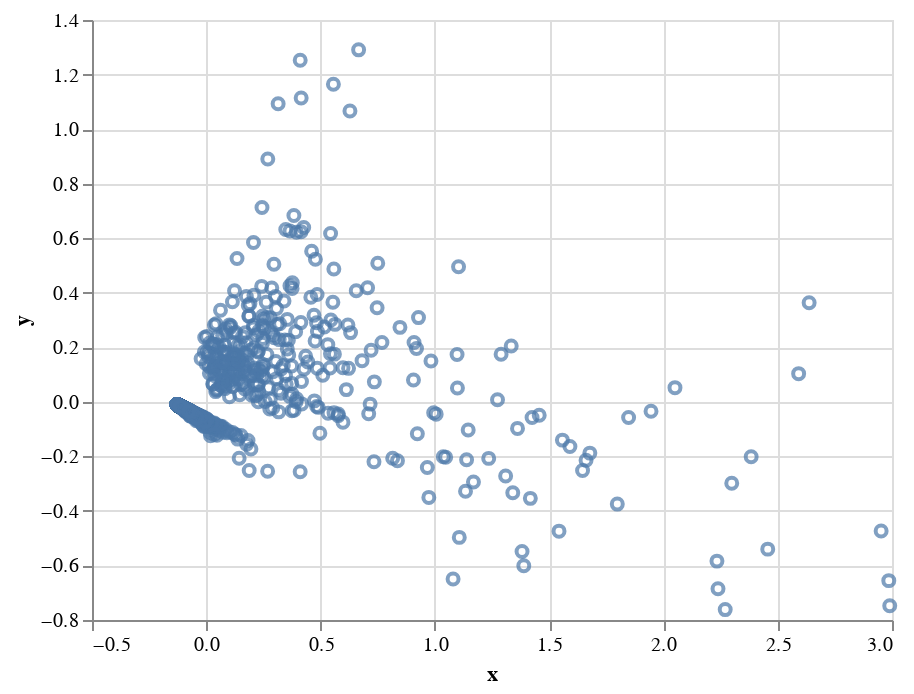

Notebook code cell kept with this figure:
### Code cell
alt.Chart(pd.DataFrame(data=reduced_data, columns=['x', 'y'])).mark_point().encode(
    x='x:Q',
    y='y:Q'
)

### Figure 1 — Vega-Lite specification as saved in the notebook (floating-point values rounded to 4 significant figures; data arrays with more than 128 entries replaced by an {"elided": "..."} marker saying what was removed)
{"config": {"view": {"continuousWidth": 400, "continuousHeight": 300}}, "data": {"name": "data-a95fbd2c6ff4a35cb0c3bd5af4bca707"}, "mark": "point", "encoding": {"x": {"type": "quantitative", "field": "x"}, "y": {"type": "quantitative", "field": "y"}}, "$schema": "https://vega.github.io/schema/vega-lite/v4.0.2.json", "datasets": {"data-a95fbd2c6ff4a35cb0c3bd5af4bca707": {"elided": "1994 records"}}}
